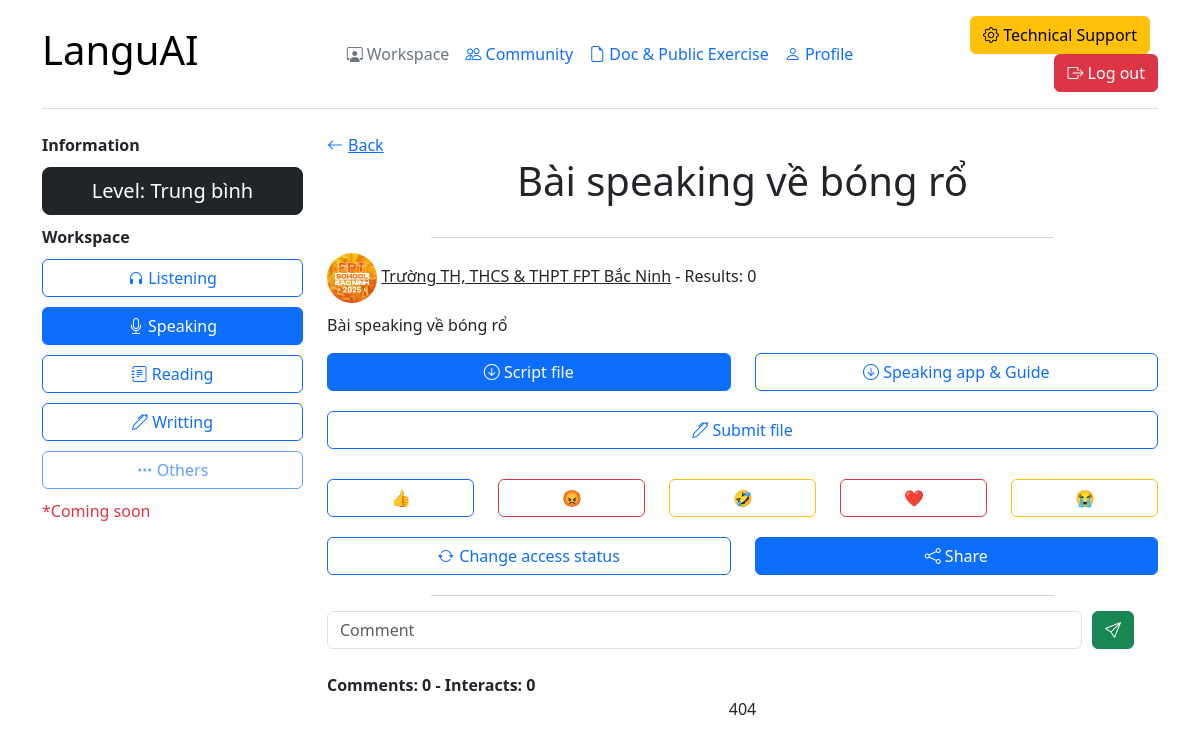
The app's page /view/speaking/scripts/11 (signed in) with its own data.
### tin_hoc_tre/models.py (models this page shows)
class Speaking_scripts(models.Model):
    title = models.TextField()
    description = models.TextField()
    speaker_script = models.FileField(
        upload_to="speaking/speaker/scripts/", null=True)
    speaker_script_AI = models.TextField(null=True)
    theme = models.TextField()
    image = models.ImageField(upload_to="speaking/image/", null=True)
    status = models.TextField()
    level = models.ForeignKey(
        Level, on_delete=models.CASCADE, related_name="level_speaking_scripts_result")
    user = models.ForeignKey(
        Bio, on_delete=models.CASCADE, related_name="speaking_scripts_user")

class Level(models.Model):
    name = models.TextField()
    point = models.FloatField()
    gift_point = models.FloatField()

class Bio(models.Model):
    user = models.ForeignKey(
        User, on_delete=models.CASCADE, related_name="Bio_user")
    avatar = models.ImageField(upload_to="avatar/", null=True)
    thumbnail = models.ImageField(upload_to="thumbnail/", null=True)
    speaking_score = models.FloatField()
    writing_score = models.FloatField()
    listening_score = models.FloatField()
    reading_score = models.FloatField()
    grammar_score = models.FloatField()
    avg_score = models.FloatField()
    title = models.TextField()

class Emoji(models.Model):
    name = models.TextField()
    color = models.TextField()

### tin_hoc_tre/views.py (the view)
# urls.py: path("view/speaking/scripts/<int:id>", views.speaking_scripts_view,
def speaking_scripts_view(request, id):
    if request.user.is_authenticated:
        bio = Bio.objects.filter(user=request.user).first()
        post = Speaking_scripts.objects.filter(id=id).first()
        emoji = Emoji.objects.all()
        interact = Speaking_scripts_emoji.objects.filter(
            speaking_scripts=post).count()
        my_emoji = Speaking_scripts_emoji.objects.filter(
            speaking_scripts=post, user=bio).first()
        comment = Speaking_scripts_comment.objects.filter(
            speaking_scripts=post).all()
        result = Speaking_scripts_result.objects.filter(
            speaking_scripts=post).all().count()
        if post.status == "Không công khai" and post.user != bio:
            return redirect("my_speaking_scripts_workspace")
        elif post.user == bio:
            check = True
        else:
            check = False
        my_result = Speaking_scripts_result.objects.filter(
            speaking_scripts=post, user=bio).last()
        context = {"bio": bio, "post": post, "comments": comment, "my_emoji": my_emoji, "interact": interact,
                   "emojies": emoji, "result": result, "my_result": my_result, "check": check}
    else:
        return redirect("check")
    return render(request, "speaking/view.html", context=context)

### tin_hoc_tre/templates/speaking/view.html (shortened to what this page needs)
<!DOCTYPE html>
<html lang="en">
<head>
    <link rel="stylesheet" href="https://cdnjs.cloudflare.com/ajax/libs/bootstrap-icons/1.11.3/font/bootstrap-icons.min.css" />
    <link href="https://cdn.jsdelivr.net/npm/bootstrap@5.3.3/dist/css/bootstrap.min.css" rel="stylesheet">
</head>
<body>
    <div class="container">
        <header class="d-flex flex-wrap align-items-center justify-content-center justify-content-md-between py-3 mb-4 border-bottom">
          <div class="col-md-3 mb-2 mb-md-0">
            <a href="/" class="d-inline-flex link-body-emphasis text-decoration-none">
              <h1>LanguAI</h1>
            </a>
          </div>
          <ul class="nav col-12 col-md-auto mb-2 justify-content-center mb-md-0">
            <li><a href="{% url 'my_listening_workspace' %}" class="nav-link px-2 link-secondary"><i class="bi bi-person-workspace"></i> Workspace</a></li>
            <li><a href="{% url 'post_view' %}" class="nav-link px-2"><i class="bi bi-people"></i> Community</a></li>
            <li><a href="{% url 'document_list_view' %}" class="nav-link px-2"><i class="bi bi-file-earmark"></i> Doc & Public Exercise</a></li>
            <li><a href="{% url 'my_profile' %}" class="nav-link px-2"><i class="bi bi-person"></i> Profile</a></li>
          </ul>
          <div class="col-md-3 text-end">
            <button type="button" class="btn btn-warning me-2"><i class="bi bi-gear"></i> Technical Support</button>
            <a href="{% url 'log_out' %}" type="button" class="btn btn-danger"><i class="bi bi-box-arrow-right"></i> Log out</a>
          </div>
        </header>
        <section style="margin-top: 20px;">
            <div class="row">
                <div class="col-lg-3">
                    <b>Information</b>
                  <a class="btn btn-dark btn-lg w-100" style="margin-top: 10px;margin-bottom: 10px;">Level: {{post.level.name}}</a><br>
                    <b>Workspace</b>
                    <a href="{% url 'my_listening_workspace' %}"  class="btn btn-outline-primary w-100 rounded" style="margin-top: 10px;"><i class="bi bi-headphones"></i> Listening</a>
                    <a href="{% url 'my_speaking_scripts_workspace' %}"  class="btn btn-primary w-100 rounded" style="margin-top: 10px;"><i class="bi bi-mic"></i> Speaking</a>
                    <a href="{% url 'my_reading_workspace' %}"  class="btn btn-outline-primary w-100 rounded" style="margin-top: 10px;"><i class="bi bi-journal-text"></i> Reading</a>
                    <a href="{% url 'my_writting_workspace' %}"  class="btn btn-outline-primary w-100 rounded" style="margin-top: 10px;"><i class="bi bi-pen"></i> Writting</a>
                    <button href="{% url 'my_listening_workspace' %}" disabled  class="btn btn-outline-primary w-100 rounded" style="margin-top: 10px;"><i class="bi bi-three-dots"></i> Others</button>
                    <p class="text-danger" style="margin-top: 10px;">*Coming soon</p>
                </div>
                <div class="col-lg-9">
                  {% if post %}
                  <a href="{% url 'my_speaking_scripts_workspace' %}" class="link-primary"><i class="bi bi-arrow-left" style="margin-right: 5px;"></i>Back</a>
                  <h1 class="text-center">{{post.title}}</h1>
                  <br>
                  <div style="text-align: center;margin-bottom: 15px;">
                      <div style="width: 75%;margin: 0 auto;height:1px;background-color: lightgrey;" class="rounded"></div>
                  </div>
                  <div class="columns" style="margin-bottom: 10px;">
                      <div class="column">
                        <img src="{{post.user.avatar.url}}" class="rounded-circle" style="width: 50px;height: 50px;object-fit: cover;"> <a href="{% url 'user_profile' id=post.user.id %}" class="link-dark">   {{post.user.user.username}}</a> - {% if check %} <a href="{% url 'speaking_list_result_view' id=post.id %}" class="link-dark">Results: {{result}}</a> {% else %} Results: {{result}} {% endif  %}
                      </div>
                    </div>
                  <p>{{post.description}}</p>
                  <div class="row">
                      <div class="col-lg">
                          <a class="btn btn-primary w-100" style="margin-bottom: 10px;" href="{% url 'download_speaking_scripts_file' id=post.id %}"><i class="bi bi-arrow-down-circle"></i> Script file</a>
                      </div>
                      <div class="col-lg">
                          <a class="btn btn-outline-primary w-100" style="margin-bottom: 10px;" href="{% url 'create_speaking_scripts_AI' %}"><i class="bi bi-arrow-down-circle"></i> Speaking app & Guide</a>
                      </div>
                  </div>
                  <div class="row" style="margin-top: 10px;margin-bottom: 20px;">
                    <div class="col-lg">
                      {% if my_result %}
                          <a class="btn btn-outline-primary w-100" style="margin-bottom: 10px;" data-bs-toggle="modal" data-bs-target=#check_{{post.id}}><i class="bi bi-pen"></i> Your answers</a>
                          <div class="modal fade" id="check_{{post.id}}" tabindex="-1" aria-labelledby="exampleModalLabel" aria-hidden="true">
                            <div class="modal-dialog modal-dialog-centered">
                              <div class="modal-content">
                                <div class="modal-header">
                                  <button type="button" class="btn-close" data-bs-dismiss="modal" aria-label="Close"></button>
                                </div>
                                <div class="modal-body">
                                  <h3 class="text-center">Your answers</h3>
                                <b>Status: {{my_result.status}}</b>
                                <p style="margin-bottom: 10px;">{{my_result.review|safe}}</p>
                                <div style="background-color: lightgray;width: 100%;height: 1px;" class="w-100"></div>
                                <div class="row" style="margin-top: 20px;">
                                  <div class="col-lg">
                                    <a href="{% url 'download_transcript_file' id=post.id %}" class="btn btn-primary w-100">Transcript file</a>
                                  </div>
                                  <div class="col-lg">
                                    <a href="{% url 'download_audio_file' id=post.id %}" class="btn btn-outline-primary w-100">Audio file</a>
                                  </div>
                                </div>
                                </div>
                              </div>
                            </div>
                            </div>
                          {% else %}
                          <a class="btn btn-outline-primary w-100" style="margin-bottom: 10px;" href="{% url 'speaking_scripts_submit' id=post.id %}"><i class="bi bi-pen"></i> Submit file</a>
                          {% endif %}
                    </div>
                  </div>
                  <div class="row" style="margin-top: 10px;margin-bottom: 20px;">
                      {% for emoji in emojies %}
                        {% if emoji.name == my_emoji.emoji.name %}
                        <div class="col-lg">
                            <a href="{% url 'speaking_scripts_emoji' id=post.id emoji_id=emoji.id %}" class="btn btn-{{emoji.color}} w-100">{{emoji.name}}</a>
                        </div>
                        {% else %}
                        <div class="col-lg">
                          <a href="{% url 'speaking_scripts_emoji' id=post.id emoji_id=emoji.id %}"  class="btn btn-outline-{{emoji.color}} w-100">{{emoji.name}}</a>
                        </div>
                        {% endif %}
                      {% endfor %}
                  </div>
                  <div class="row" style="margin-top: 10px;margin-bottom: 20px;">
                    <div class="col-lg">
                      <a data-bs-toggle="modal" data-bs-target="#check_code_{{post.id}}" class="btn btn-outline-primary w-100"><i class="bi bi-arrow-repeat" style="margin-right: 1.5px;"></i> Change access status</a>
                    </div>
                    {% if post.status != "Không công khai" %}
                    <div class="col-lg">
                      <a onclick="myFunction()" class="btn btn-primary w-100"><i class="bi bi-share"></i> Share</a>
                    </div>
                    {% endif %}
                  </div>
                  <div style="text-align: center;margin-bottom: 15px;">
                      <div style="width: 75%;margin: 0 auto;height:1px;background-color: lightgrey;" class="rounded"></div>
                  </div>
                  <form action="{% url 'speaking_scripts_comment' id=post.id %}" method="post" enctype="multipart/form-data">
                        <div class="row w-100">
                            <div class="col-lg align-self-center w-100">
                                <div class="d-lg-flex w-100">
                                    <input placeholder="Comment" name="content" type="text" class="form-control w-100" style="margin-right: 10px;">
                                    <button type="submit" class="btn btn-success"><i class="bi bi-send"></i></button>
                                </div>
                            </div>
                        </div>
                </form>
                <br>
                <b class="text-center">Comments: {{comments.count}} - Interacts: {{interact}}</b>
                <br>
                {% if comments %}
                  {% for comment in comments %}
                  <div class="card w-100 shadow">
                      <div class="card-body" style="padding: 2%;">
                          <h6>{{comment.content}}</h6>
                          <img src="{{comment.user.avatar.url}}" class="rounded-circle" style="width: 50px;height: 50px;object-fit: cover;"> <a href="{% url 'user_profile' id=comment.user.id %}" class="link-dark">   {{comment.user.user.username}}</a>
                      </div>
                  </div>
                  {% endfor %}
                {% else %}
                <p class="text-center">404</p>
                {% endif %}
                  {% endif %}
                  </div>
        </section>
      </div>
</body>
</html>

### records on screen
Speaking_scripts: level.name "Trung bình", title "Bài speaking về bóng rổ", user.avatar (picture), user.user.username "Trường TH, THCS & THPT FPT Bắc Ninh", description "Bài speaking về bóng rổ"
Emoji: name "👍"
Emoji: name "😡"
Emoji: name "🤣"
Emoji: name "❤️"
Emoji: name "😭"

### other values on screen
{{ result }} "0"
{{ comments.count }} "0"
{{ interact }} "0"
